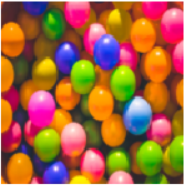
#> input picture 1_2.png, 186 x 186 px
$ python simplifycolor.py
#> lines starting #> are read from the running program, lines starting #| are printed output that depends on the picture
### utils.py
# utils.py
import os
import shutil
import cv2 as cv
import numpy as np


# [17 lines left out: functions jpgtopng, readcsv, not called in this run]

def ClearALL():
    dir_list = ['./monitor_fix', './sequence', './color_result', './fixpoint', './monitor_pic', \
                './painting', './points', './fix_result', "./patch", "./all_color/r_type", \
                "./all_color/g_type", "./all_color/b_type"]
    for dir_name in dir_list:
        shutil.rmtree(dir_name)
        os.mkdir(dir_name)

# [6 lines left out: function RemoveRedundant, not called in this run]

def colornumber(filename):
#> called with filename = '1_2.png'
    r = []
    g = []
    b = []
    color = []
    img = cv.imread(filename)
#> img is the input picture: shape (186, 186, 3); mean B, G, R 64.7, 103.3, 162.9
    img_size = img.shape
#> img_size = (186, 186, 3)
    for x in range(0, img_size[0]):
        for y in range(0, img_size[1]):
            tmp_r = img[x, y, 0]
            tmp_g = img[x, y, 1]
            tmp_b = img[x, y, 2]
            if (tmp_r not in r):
                r.append(tmp_r)
                g.append(tmp_g)
                b.append(tmp_b)
            else:
                if (tmp_g not in g):
                    r.append(tmp_r)
                    g.append(tmp_g)
                    b.append(tmp_b)
                else:
                    if (tmp_b not in b):
                        r.append(tmp_r)
                        g.append(tmp_g)
                        b.append(tmp_b)
#> after the loop, b = 577 values, max 255 at index 0, min 0 at index 458, mean 170.2; g = 577 values, max 255 at index 0, min 0 at index 253, mean 104; r = 577 values, max 255 at index 0, min 0 at index 225, mean 114.4
    count = len(r) # number of total color
#> count = 577
    for i in range(0, count):
        color.append((r[i], g[i], b[i]))
#> after the loop, color = 577 items, first 6: (255, 255, 255), (244, 248, 254), (154, 189, 243), (146, 173, 226), (149, 162, 202), (152, 153, 181)
    return (count, r, g, b, color)

# [27 lines left out: functions GenColorImg, GenMonitorImg, BlankImg, not called in this run]

# [14 lines that do not run on import are left out]

### simplifycolor.py
# simplifycolor.py

# parameter.py
from utils import colornumber
import numpy as np
import cv2 as cv
from utils import ClearALL
import operator

def TypeClassify(count, r, g, b, color):
    r_type = []
    g_type = []
    b_type = []
    for i in range(0, count):
        tmp_list = [r[i], g[i], b[i]]
        tmp_max = max(tmp_list)
        tmp_index = tmp_list.index(tmp_max)
        if (tmp_index == 0):
            r_type.append(tmp_list)
        elif (tmp_index == 1):
            g_type.append(tmp_list)
        elif (tmp_index == 2):
            b_type.append(tmp_list)
        else:
            print ("there's error at", str(i))
    #print ("r type: ", r_type)
    #print ("g type: ", g_type)
    #print ("b type: ", b_type)
    return (r_type, g_type, b_type)


def SortSumColor(colorlist):
    sum_list = []
    for i in range(0, len(colorlist)):
        tmp_dist = 0
        tmp_color = []
        tmp_total = []
        for j in range(0, 3):
            tmp_dist += (colorlist[i][j]**2)
            tmp_color.append(colorlist[i][j])
        tmp_total.append(tmp_color)
        tmp_total.append(tmp_dist)
        sum_list.append(tmp_total)
    sorted_sum_list = sorted(sum_list, key=operator.itemgetter(1)) # list
    return (sorted_sum_list)

def RemoveRedundant(rlist):
    tidy_list = []
    for i in range(0, len(rlist)):
        tmp_element = rlist[i][0]
        tidy_list.append(tmp_element)
    return (tidy_list)


def CalculateDistance(sortlist):
    distance_list = []
    for i in range(0, len(sortlist)-1):
        tmp_dist = 0
        tmp_color = []
        tmp_total = []
        for j in range(0, 3):
            tmp_dist += (sortlist[i][j] - sortlist[i+1][j])*(sortlist[i][j] - sortlist[i+1][j])
            tmp_color.append(sortlist[i][j])
        tmp_total.append(tmp_color)
        tmp_total.append(tmp_dist)
        distance_list.append(tmp_total)
    sorted_dictance_list = sorted(distance_list, key=operator.itemgetter(1)) # list
    #print ("sort distance dictionary: ", sorted_dictance_list)
    return (distance_list, sorted_dictance_list)


def SimplifyColor(colorlist):
    similar_color_list = []
    for i in range(0, len(colorlist)):
        if (colorlist[i][1] < 85):
            similar_color_list.append(colorlist[i])

    simple_color = [i for i in colorlist if i not in similar_color_list]

    return (simple_color, similar_color_list)

def GenTypeImg(colorlist, colortype):
    length = len(colorlist)
    for i in range(0, len(colorlist)):
        img = np.zeros((100, 100, 3))
        color = colorlist[length - i - 1]
        for x in range(0, 100):
            for y in range(0, 100):
                img[x, y, 0] = color[0]
                img[x, y, 1] = color[1]
                img[x, y, 2] = color[2]
        save_name = "./all_color/" + str(colortype) + "/" + str(i) + ".png"
        cv.imwrite(save_name, img)

def Kdecided(r, g, b):
    K = len(r) + len(g) + len(b)
    return (K)

def printf():
    try:
        print ("filename: ", filename)
    except:
        print ("unknow filename")
    try:
        print ("similar r color number: ", len(similar_r))
        print ("simple r color number: ", len(simple_r))
    except:
        print ("unknown r color")
    try:
        print ("similar g color number: ", len(similar_g))
        print ("simple g color number: ", len(simple_g))
    except:
        print ("unknown g color")
    try:
        print ("similar b color number: ", len(similar_b))
        print ("simple b color number: ", len(simple_b))
    except:
        print ("unknown b color")

if __name__ == "__main__":
    ClearALL()
    filename = "1_2.png"
    count, r, g, b, color = colornumber(filename)
#> count = 577
    r_type, g_type, b_type = TypeClassify(count, r, g, b, color)
#> the loop in TypeClassify, `for i in range(0, count):` made 577 passes
#> (tmp_list, tmp_max, tmp_index) on passes 1 to 3: ([255, 255, 255], 255, 0), ([244, 248, 254], 254, 2), ([154, 189, 243], 243, 2)
#> after the loop in TypeClassify, `for i in range(0, count):`: b_type = 440 items, first 6: [244, 248, 254], [154, 189, 243], [146, 173, 226], [149, 162, 202], [152, 153, 181], [153, 149, 170]; g_type = [[46, 58, 28], [21, 132, 16], [2, 194, 99], [4, 199, 111], [0, 204, 111], [0, 202, 101], [1, 193, 80], [46, 250, 221], [33, 249, 211], [111, 252, 236], [88, 251, 224], [112, 253, 243]]; r_type = 125 items, first 6: [255, 255, 255], [177, 145, 153], [192, 145, 149], [200, 146, 146], [203, 146, 146], [209, 147, 149]

    r_sum, g_sum, b_sum = SortSumColor(r_type), SortSumColor(g_type), SortSumColor(b_type)
#> the loop in SortSumColor, `for i in range(0, len(colorlist)):` made 125 passes
#> after the loop in SortSumColor, `for i in range(0, len(colorlist)):`: sum_list = 125 items
#> the loop in SortSumColor (call 2), `for i in range(0, len(colorlist)):` made 12 passes
    r_tidy, g_tidy, b_tidy = RemoveRedundant(r_sum), RemoveRedundant(g_sum), RemoveRedundant(b_sum)
#> the loop in RemoveRedundant, `for i in range(0, len(rlist)):` made 125 passes
#> tmp_element on passes 1 to 12: [58, 40, 57], [60, 40, 56], [61, 40, 57], [75, 51, 55], [76, 51, 55], [71, 37, 71], [82, 50, 50], [83, 49, 51], [80, 38, 66], [88, 48, 47], [70, 53, 68], [85, 36, 62]
#> after the loop in RemoveRedundant, `for i in range(0, len(rlist)):`: tidy_list = 125 items, first 6: [58, 40, 57], [60, 40, 56], [61, 40, 57], [75, 51, 55], [76, 51, 55], [71, 37, 71]
#> the loop in RemoveRedundant (call 2), `for i in range(0, len(rlist)):` made 12 passes
#> r_tidy has the same summary as tidy_list in RemoveRedundant; g_tidy = [[46, 58, 28], [21, 132, 16], [1, 193, 80], [2, 194, 99], [0, 202, 101], [4, 199, 111], [0, 204, 111], [33, 249, 211], [46, 250, 221], [88, 251, 224], [111, 252, 236], [112, 253, 243]]; b_tidy = 440 items, first 6: [46, 39, 58], [45, 39, 59], [45, 39, 61], [44, 39, 64], [46, 40, 63], [46, 40, 65]
    r_distance, g_distance, b_distance = CalculateDistance(r_tidy)[0], CalculateDistance(g_tidy)[0], CalculateDistance(b_tidy)[0]
#> the loop in CalculateDistance, `for i in range(0, len(sortlist)-1):` made 124 passes
#> after the loop in CalculateDistance, `for i in range(0, len(sortlist)-1):`: distance_list = 124 items
#> the loop in CalculateDistance (call 2), `for i in range(0, len(sortlist)-1):` made 11 passes
#> g_distance = [[[46, 58, 28], 357], [[21, 132, 16], 281], [[1, 193, 80], 107], [[2, 194, 99], 72], [[0, 202, 101], 125], [[4, 199, 111], 41], [[0, 204, 111], 314], [[33, 249, 211], 270], [[46, 250, 221], 238], [[88, 251, 224], 162], [[111, 252, 236], 51]]
    simple_r, similar_r = SimplifyColor(r_distance)
#> the loop in SimplifyColor, `for i in range(0, len(colorlist)):` made 124 passes
#> after the loop in SimplifyColor, `for i in range(0, len(colorlist)):`: similar_color_list = 55 items
#> in SimplifyColor, `simple_color = [i for i in colorlist if i not in similar_color_list]`: simple_color = 69 items
#> simple_r = 69 items; similar_r = 55 items
    simple_g, similar_g = SimplifyColor(g_distance)
#> the loop in SimplifyColor (call 2), `for i in range(0, len(colorlist)):` made 11 passes
    simple_b, similar_b = SimplifyColor(b_distance)
    tidy_simple_r, tidy_simple_g, tidy_simple_b = RemoveRedundant(simple_r), RemoveRedundant(simple_g), RemoveRedundant(simple_b)
    GenTypeImg(tidy_simple_r, "b_type"), GenTypeImg(tidy_simple_g, "g_type"), GenTypeImg(tidy_simple_b, "r_type")
#> the loop in GenTypeImg, `for i in range(0, len(colorlist)):` made 69 passes
#> pass 1, in GenTypeImg, `cv.imwrite(save_name, img)`:
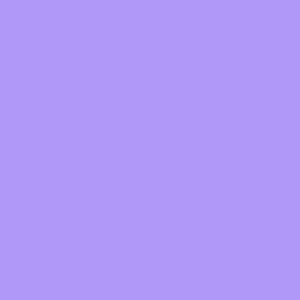
#> saved as 0.png: shape (100, 100, 3) (shown 3 times larger); mean B, G, R 247, 152, 175
#> after the loop in GenTypeImg, `for i in range(0, len(colorlist)):`:
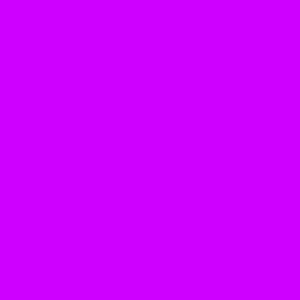
#> img: shape (100, 100, 3) float64 (shown 3 times larger); mean of channels 0, 1, 2 61, 40, 57; drawn with min black and max white
#> call 2 of GenTypeImg, with colortype = 'g_type'
#> the loop in GenTypeImg (call 2), `for i in range(0, len(colorlist)):` made 8 passes
#> pass 1, in GenTypeImg (call 2), `cv.imwrite(save_name, img)`:
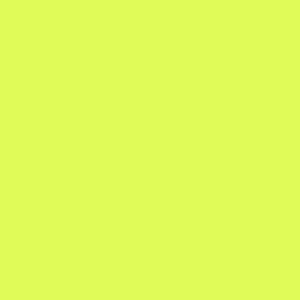
#> saved as 0.png: shape (100, 100, 3) (shown 3 times larger); mean B, G, R 88, 251, 224
#> pass 2, in GenTypeImg (call 2), `cv.imwrite(save_name, img)`:
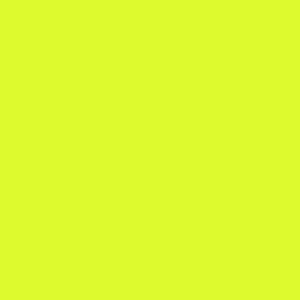
#> saved as 1.png: shape (100, 100, 3) (shown 3 times larger); mean B, G, R 46, 250, 221
#> after the loop in GenTypeImg (call 2), `for i in range(0, len(colorlist)):`:
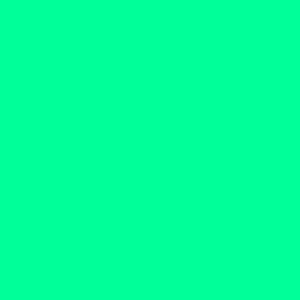
#> img: shape (100, 100, 3) float64 (shown 3 times larger); mean of channels 0, 1, 2 46, 58, 28; drawn with min black and max white
#> call 3 of GenTypeImg, with colortype = 'r_type'
#> the loop in GenTypeImg (call 3), `for i in range(0, len(colorlist)):` made 287 passes
#> pass 1, in GenTypeImg (call 3), `cv.imwrite(save_name, img)`:
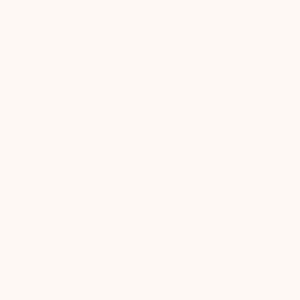
#> saved as 0.png: shape (100, 100, 3) (shown 3 times larger); mean B, G, R 244, 248, 254
#> after the loop in GenTypeImg (call 3), `for i in range(0, len(colorlist)):`:
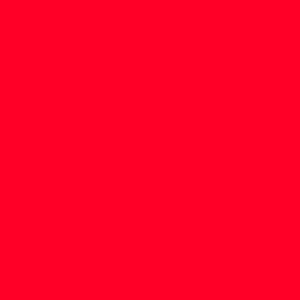
#> img: shape (100, 100, 3) float64 (shown 3 times larger); mean of channels 0, 1, 2 45, 41, 67; drawn with min black and max white
    K = Kdecided(simple_r, simple_g, simple_b)
    print ("K: ", K)
#| K:  364
    printf()
#| similar r color number:  55
#| simple r color number:  69
#| similar g color number:  3
#| simple g color number:  8
#| similar b color number:  152
#| simple b color number:  287
